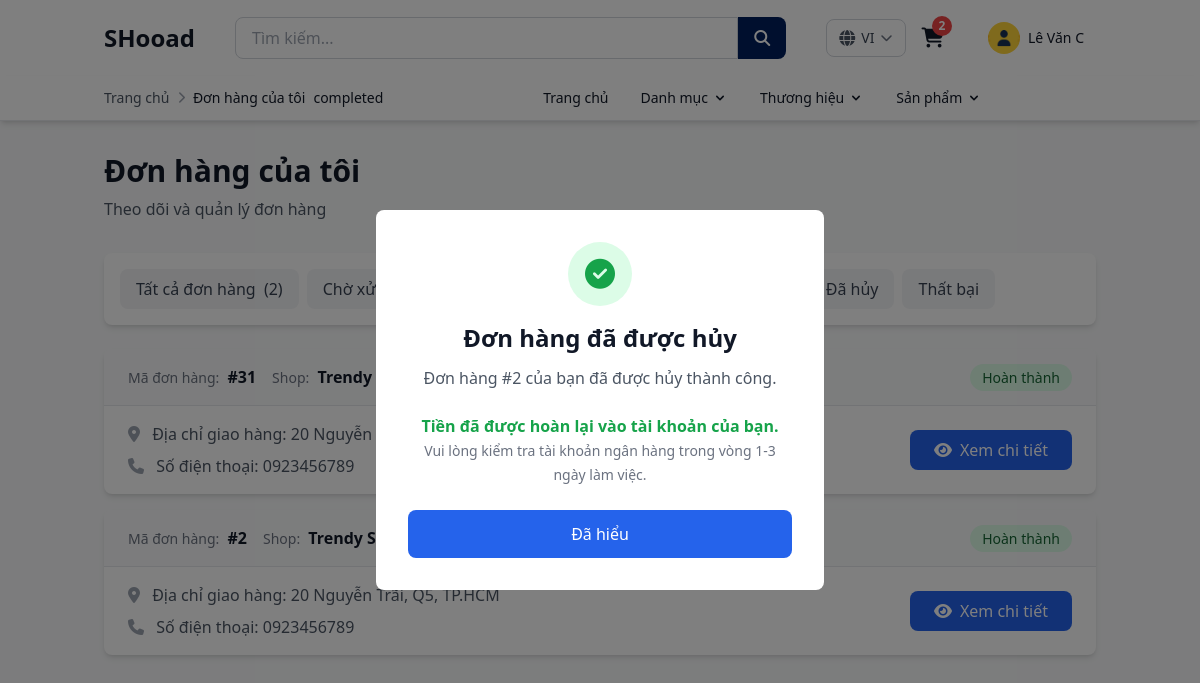
Screenshot of /public/customer/orders?status=completed (signed in) with the database file from the repository.
### tables this page shows
CREATE TABLE IF NOT EXISTS orders (
    id INT AUTO_INCREMENT PRIMARY KEY,
    shop_id INT NOT NULL,
    customer_id INT NOT NULL,

     
    customer_phone VARCHAR(20) NOT NULL,
    shipping_address VARCHAR(255) NOT NULL,

    date TIMESTAMP DEFAULT CURRENT_TIMESTAMP,

    status ENUM(
        'pending',
        'processing',
        'delivering',
        'completed',
        'cancelled',
        'failed'
    ) DEFAULT 'pending',

     
    payment_method ENUM('cod', 'online') DEFAULT 'cod',
    payment_status ENUM('pending', 'paid', 'failed', 'refunded') DEFAULT 'pending',

     
    shipping_fee DECIMAL(10,2) DEFAULT 0,
    delivery_company_id INT NULL,

    FOREIGN KEY (shop_id) REFERENCES shops(id),
    FOREIGN KEY (customer_id) REFERENCES customers(id),
    FOREIGN KEY (delivery_company_id) REFERENCES delivery_companies(id)
);

CREATE TABLE IF NOT EXISTS shops (
    id INT AUTO_INCREMENT PRIMARY KEY,
    sellers_id INT NOT NULL,
    name VARCHAR(255) NOT NULL,
    description TEXT,
    address VARCHAR(255),
    phone VARCHAR(20),
    status ENUM('open','closed','banned') DEFAULT 'open',
    FOREIGN KEY (sellers_id) REFERENCES sellers(id) ON DELETE CASCADE
);

### app/Controllers/UserController.php (called while the page is built, shortened)
<?php
require_once __DIR__ . '/../Services/User/UserPageService.php';
class UserController {
    private $pageService;
    public function __construct() {
        $this->pageService = new UserPageService();
    }
    private function renderWithLayout(string $view, array $data, string $pageTitle = 'SHooad') {
        include __DIR__ . '/../Views/customer/' . $view . '.php';
        include __DIR__ . '/../Views/customer/layout.php';
    }
    public function orders() {
        $data = $this->pageService->getOrdersPageData();
        $this->renderWithLayout('orders', $data, 'My Orders - SHooad');
    }
}

### public/index.php (called while the page is built, shortened)
<?php
require_once __DIR__ . '/../app/Core/database.php';
require_once __DIR__ . '/../app/Core/router.php';
?>

### app/Helpers/LanguageHelper.php (called while the page is built, shortened)
<?php
class LanguageHelper {
    private static $translations = [];
    private static function loadTranslations($lang) {
        $filePath = __DIR__ . '/../Languages/' . $lang . '.php';
        if (file_exists($filePath)) {
            self::$translations = require $filePath;
        }
    }
    public static function translate($key, $params = []) {
        $keys = explode('.', $key);
        $value = self::$translations;
        foreach ($keys as $k) {
            if (isset($value[$k])) {
                $value = $value[$k];
            } else {
                return $key;
            }
        }
        return $value;
    }
    public static function t($key, $params = []) {
        return self::translate($key, $params);
    }
}

### app/Models/Order.php (called while the page is built, shortened)
<?php
require_once __DIR__ . '/../../app/Core/Database.php';
class Order {
    private $db;
    public function __construct() {
        $this->db = (new Database())->getConnection();
    }
    public function getOrdersByCustomer(int $customer_id, ?string $status = null): array {
        if ($status) {
            $sql = "SELECT o.*, s.name as shop_name
                    FROM orders o
                    LEFT JOIN shops s ON o.shop_id = s.id
                    WHERE o.customer_id = ? AND o.status = ?
                    ORDER BY o.date DESC";
            $stmt = $this->db->prepare($sql);
            $stmt->bind_param("is", $customer_id, $status);
        }
        $stmt->execute();
        $result = $stmt->get_result();
        return $result->fetch_all(MYSQLI_ASSOC);
    }
    public function getOrderStatusCounts(int $customer_id): array {
        $sql = "SELECT
                    status,
                    COUNT(*) as count
                FROM orders
                WHERE customer_id = ?
                GROUP BY status";
        $stmt = $this->db->prepare($sql);
        $stmt->bind_param("i", $customer_id);
        $stmt->execute();
        $result = $stmt->get_result();
        $counts = [];
        while ($row = $result->fetch_assoc()) {
            $counts[$row['status']] = $row['count'];
        }
        return $counts;
    }
}
?>

### app/Core/Database.php (called while the page is built, shortened)
<?php
class Database {
    private $host = 'localhost';
    private $username = 'root';
    private $password = '';
    private $dbname = 'SHooad';
    private $connection;
    private function connect() {
        $this->connection = new mysqli(
            $this->host,
            $this->username,
            $this->password,
            $this->dbname
        );
    }
    public function getConnection() {
        return $this->connection;
    }
}
?>

### app/Services/User/UserPageService.php (called while the page is built, shortened)
<?php
class UserPageService {
    public function getNavigationData(): array {
        $mysqli = new mysqli('localhost', 'root', '', 'SHooad');
        $cats = [];
        $brands = [];
        if (!$mysqli->connect_error) {
            $cres = $mysqli->query("SELECT id, name FROM categories ORDER BY name ASC");
            if ($cres) {
                while ($r = $cres->fetch_assoc()) $cats[] = $r;
            }
            $bres = $mysqli->query("SELECT DISTINCT brand AS name FROM products WHERE brand IS NOT NULL AND brand != '' ORDER BY brand ASC");
            if ($bres) {
                while ($r = $bres->fetch_assoc()) $brands[] = $r;
            }
        }
        return [
            'categories' => $cats,
            'brands' => $brands
        ];
    }
    public function getHeaderData(): array {
        $isLoggedIn = isset($_SESSION['customer_id']);
        $cartCount = 0;
        $customerName = '';
        if ($isLoggedIn) {
            $customerId = intval($_SESSION['customer_id']);
            if ($customerId) {
                $mysqli = new mysqli('localhost', 'root', '', 'SHooad');
                if (!$mysqli->connect_error) {
                    $customerResult = $mysqli->query("SELECT name FROM customers WHERE id = " . $customerId);
                    if ($customerResult && $customerResult->num_rows > 0) {
                        $customerRow = $customerResult->fetch_assoc();
                        $customerName = $customerRow['name'];
                    }
                    $cartResult = $mysqli->query("SELECT id FROM carts WHERE customer_id = " . $customerId);
                    if ($cartResult && $cartResult->num_rows > 0) {
                        $cartRow = $cartResult->fetch_assoc();
                        $cartId = $cartRow['id'];
                        $result = $mysqli->query("SELECT COUNT(*) AS total FROM cart_items WHERE cart_id = " . intval($cartId));
                        if ($result) {
                            $row = $result->fetch_assoc();
                            $cartCount = intval($row['total']);
                        }
                    }
                }
            }
        }
        return [
            'isLoggedIn' => $isLoggedIn,
            'avatarPath' => "/SHooad/public/assets/logo/default-avatar.png",
            'cartCount' => $cartCount,
            'customerEmail' => $_SESSION['customer_email'] ?? '',
            'customerName' => $customerName
        ];
    }
    public function getOrdersPageData(): array {
        $orders = [];
        $orderStatusCounts = [];
        $filterStatus = $_GET['status'] ?? null;
        if (isset($_SESSION['customer_id'])) {
            $customerId = intval($_SESSION['customer_id']);
            require_once __DIR__ . '/../../Models/Order.php';
            $orderModel = new Order();
            $orderStatusCounts = $orderModel->getOrderStatusCounts($customerId);
            $orders = $orderModel->getOrdersByCustomer($customerId, $filterStatus);
        }
        return [
            'orders' => $orders,
            'orderStatusCounts' => $orderStatusCounts,
            'filterStatus' => $filterStatus,
            'navigation' => $this->getNavigationData(),
            'header' => $this->getHeaderData(),
            'bodyClass' => 'bg-gray-50'
        ];
    }
}

### app/Views/customer/orders.php (the view, shortened to what this page needs)
<?php
require_once __DIR__ . '/../../Helpers/LanguageHelper.php';
?>
<div class="container mx-auto px-4 py-8">
    <div class="max-w-7xl mx-auto">
        <div class="mb-8">
            <h1 class="text-3xl font-bold text-gray-900"><?= LanguageHelper::t('orders.title') ?></h1>
            <p class="text-gray-600 mt-2"><?= LanguageHelper::t('orders.subtitle') ?></p>
        </div>
        <?php
        $orders = $data['orders'] ?? [];
        $orderStatusCounts = $data['orderStatusCounts'] ?? [];
        $filterStatus = $data['filterStatus'] ?? null;
        ?>
        <div class="bg-white rounded-lg shadow-md p-4 mb-6">
            <div class="flex flex-wrap gap-2">
                <a href="/SHooad/public/customer/orders"
                   class="px-4 py-2 rounded-lg font-medium transition <?= !$filterStatus ? 'bg-blue-600 text-white' : 'bg-gray-100 text-gray-700 hover:bg-gray-200' ?>">
                    <?= LanguageHelper::t('orders.all_orders') ?>
                    <?php
                    $totalCount = array_sum($orderStatusCounts);
                    if ($totalCount > 0):
                    ?>
                        <span class="ml-1">(<?= $totalCount ?>)</span>
                    <?php endif; ?>
                </a>
                <?php
                $statuses = [
                    'pending' => ['color' => 'yellow'],
                    'processing' => ['color' => 'blue'],
                    'delivering' => ['color' => 'indigo'],
                    'completed' => ['color' => 'green'],
                    'cancelled' => ['color' => 'red'],
                    'failed' => ['color' => 'red']
                ];
                foreach ($statuses as $status => $info):
                    $count = $orderStatusCounts[$status] ?? 0;
                    $isActive = $filterStatus === $status;
                    $labelKey = ($status === 'delivering') ? 'shipping' : $status;
                ?>
                    <a href="/SHooad/public/customer/orders?status=<?= $status ?>"
                       class="px-4 py-2 rounded-lg font-medium transition <?= $isActive ? 'bg-blue-600 text-white' : 'bg-gray-100 text-gray-700 hover:bg-gray-200' ?>">
                        <?= LanguageHelper::t('profile.' . $labelKey) ?>
                        <?php if ($count > 0): ?>
                            <span class="ml-1">(<?= $count ?>)</span>
                        <?php endif; ?>
                    </a>
                <?php endforeach; ?>
            </div>
        </div>
        <?php if (count($orders) > 0): ?>
            <div class="space-y-4">
                <?php foreach ($orders as $order): ?>
                    <div class="bg-white rounded-lg shadow-md overflow-hidden">
                        <div class="bg-gray-50 px-6 py-4 border-b border-gray-200">
                            <div class="flex justify-between items-center">
                                <div class="flex items-center gap-4">
                                    <div>
                                        <span class="text-gray-500 text-sm"><?= LanguageHelper::t('orders.order_id') ?>:</span>
                                        <span class="font-semibold text-gray-900 ml-1">#<?= $order['id'] ?></span>
                                    </div>
                                    <div>
                                        <span class="text-gray-500 text-sm"><?= LanguageHelper::t('orders.shop') ?>:</span>
                                        <span class="font-semibold text-gray-900 ml-1"><?= htmlspecialchars($order['shop_name'] ?? 'Unknown') ?></span>
                                    </div>
                                    <div>
                                        <span class="text-gray-500 text-sm"><?= LanguageHelper::t('orders.date') ?>:</span>
                                        <span class="text-gray-700 ml-1"><?= date('d/m/Y H:i', strtotime($order['date'])) ?></span>
                                    </div>
                                </div>
                                <div>
                                    <?php
                                    $statusKey = ($order['status'] === 'delivering') ? 'shipping' : $order['status'];
                                    ?>
                                    <span class="px-3 py-1 text-sm font-medium rounded-full <?php
                                        echo match($order['status']) {
                                            'completed' => 'bg-green-100 text-green-800',
                                            'cancelled', 'failed' => 'bg-red-100 text-red-800',
                                            'delivering' => 'bg-indigo-100 text-indigo-800',
                                            'processing' => 'bg-blue-100 text-blue-800',
                                            'pending' => 'bg-yellow-100 text-yellow-800',
                                            default => 'bg-gray-100 text-gray-800'
                                        };
                                    ?>"><?= LanguageHelper::t('profile.' . $statusKey) ?></span>
                                </div>
                            </div>
                        </div>
                        <div class="px-6 py-4">
                            <div class="flex justify-between items-center">
                                <div class="flex-1">
                                    <p class="text-gray-600 mb-2">
                                        <i class="fas fa-map-marker-alt text-gray-400 mr-2"></i>
                                        <span class="font-medium"><?= LanguageHelper::t('orders.shipping_address') ?>:</span>
                                        <?= htmlspecialchars($order['shipping_address']) ?>
                                    </p>
                                    <p class="text-gray-600">
                                        <i class="fas fa-phone text-gray-400 mr-2"></i>
                                        <span class="font-medium"><?= LanguageHelper::t('orders.phone') ?>:</span>
                                        <?= htmlspecialchars($order['customer_phone']) ?>
                                    </p>
                                </div>
                                <div class="text-right flex gap-2 justify-end">
                                    <a href="/SHooad/public/customer/order-detail?id=<?= $order['id'] ?>"
                                       class="inline-block bg-blue-600 hover:bg-blue-700 text-white px-6 py-2 rounded-lg font-medium transition">
                                        <i class="fas fa-eye mr-2"></i><?= LanguageHelper::t('orders.view_details') ?>
                                    </a>
                                </div>
                            </div>
                        </div>
                    </div>
                <?php endforeach; ?>
            </div>
        <?php endif; ?>
    </div>
</div>
<?php if (isset($_SESSION['show_refund_notice']) && $_SESSION['show_refund_notice']): ?>
<div id="refundNoticeModal" class="fixed inset-0 bg-black bg-opacity-50 flex items-center justify-center z-50">
    <div class="bg-white rounded-lg p-8 max-w-md w-full mx-4">
        <div class="text-center">
            <div class="mx-auto w-16 h-16 bg-green-100 rounded-full flex items-center justify-center mb-4">
                <i class="fas fa-check-circle text-green-600 text-3xl"></i>
            </div>
            <h3 class="text-2xl font-bold text-gray-900 mb-3"><?= LanguageHelper::t('orders.order_cancelled') ?></h3>
            <p class="text-gray-600 mb-6">
                <?= str_replace('{order_id}', $_SESSION['refund_order_id'] ?? '', LanguageHelper::t('orders.order_cancelled_msg')) ?>
                <br><br>
                <span class="text-green-600 font-semibold"><?= LanguageHelper::t('orders.refund_msg') ?></span>
                <br>
                <span class="text-sm text-gray-500"><?= LanguageHelper::t('orders.refund_note') ?></span>
            </p>
            <button onclick="closeRefundModal()"
                    class="w-full px-6 py-3 bg-blue-600 text-white rounded-lg hover:bg-blue-700 transition font-medium">
                <?= LanguageHelper::t('orders.got_it') ?>
            </button>
        </div>
    </div>
</div>
<?php endif; ?>

### public/assets/css/custom.css (style rules this page uses)
* { @apply transition-colors duration-200; }

### rows the page displays
orders: id "31", shop.name "Trendy Store", status "Hoàn thành", shipping_address "20 Nguyễn…", customer_phone "0923456789"
orders: id "2", shop.name "Trendy Store", status "Hoàn thành", shipping_address "20 Nguyễn Trãi, Q5, TP.HCM", customer_phone "0923456789"

### other values shown
$lang "VI"
$cartCount "2"
$customerName "Lê Văn C"
$crumb['label'] "Đơn hàng của tôi"
$crumb['label'] "completed"
LanguageHelper::t('nav.home') "Trang chủ"
LanguageHelper::t('nav.category') "Danh mục"
LanguageHelper::t('nav.brand') "Thương hiệu"
LanguageHelper::t('nav.products') "Sản phẩm"
LanguageHelper::t('orders.title') "Đơn hàng của tôi"
LanguageHelper::t('orders.subtitle') "Theo dõi và quản lý đơn hàng"
LanguageHelper::t('orders.all_orders') "Tất cả đơn hàng"
$totalCount "2"
LanguageHelper::t('profile.' . $labelKey) "Chờ xử lý"
LanguageHelper::t('profile.' . $labelKey) "Đã hủy"
